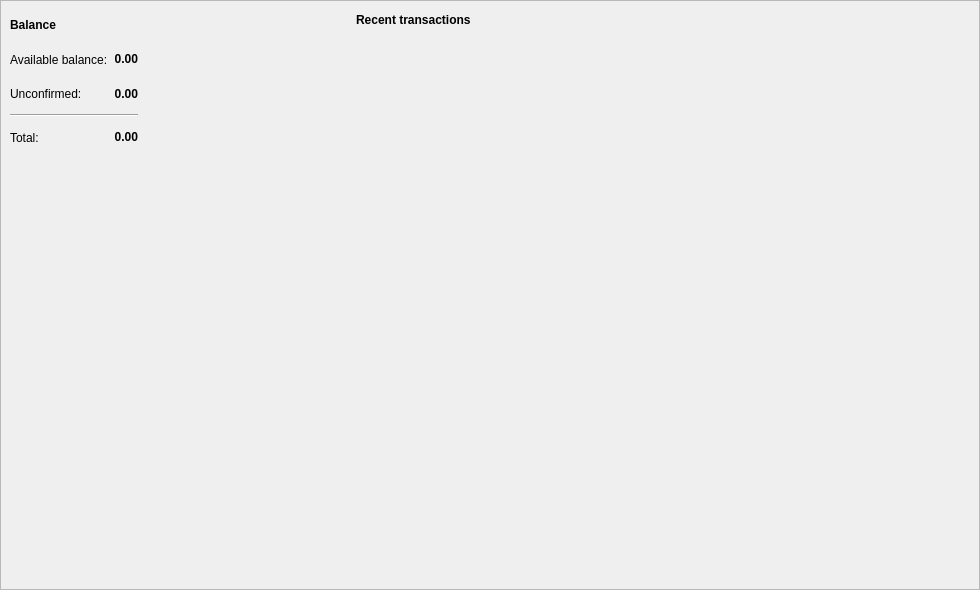
<?xml version="1.0" encoding="UTF-8"?>
<ui version="4.0">
 <class>OverviewFrame</class>
 <widget class="QFrame" name="OverviewFrame">
  <property name="geometry">
   <rect>
    <x>0</x>
    <y>0</y>
    <width>980</width>
    <height>590</height>
   </rect>
  </property>
  <property name="windowTitle">
   <string>Frame</string>
  </property>
  <property name="frameShape">
   <enum>QFrame::StyledPanel</enum>
  </property>
  <property name="frameShadow">
   <enum>QFrame::Raised</enum>
  </property>
  <layout class="QGridLayout" name="gridLayout" columnstretch="35,65">
   <property name="sizeConstraint">
    <enum>QLayout::SetDefaultConstraint</enum>
   </property>
   <property name="leftMargin">
    <number>0</number>
   </property>
   <property name="topMargin">
    <number>0</number>
   </property>
   <property name="rightMargin">
    <number>0</number>
   </property>
   <property name="bottomMargin">
    <number>0</number>
   </property>
   <property name="horizontalSpacing">
    <number>5</number>
   </property>
   <property name="verticalSpacing">
    <number>0</number>
   </property>
   <item row="0" column="0">
    <widget class="QFrame" name="m_overviewWalletFrame">
     <property name="minimumSize">
      <size>
       <width>0</width>
       <height>160</height>
      </size>
     </property>
     <property name="maximumSize">
      <size>
       <width>16777215</width>
       <height>160</height>
      </size>
     </property>
     <property name="frameShape">
      <enum>QFrame::NoFrame</enum>
     </property>
     <property name="frameShadow">
      <enum>QFrame::Raised</enum>
     </property>
     <layout class="QGridLayout" name="gridLayout_2">
      <item row="4" column="1">
       <widget class="QLabel" name="m_totalBalanceLabel">
        <property name="font">
         <font>
          <weight>75</weight>
          <bold>true</bold>
         </font>
        </property>
        <property name="text">
         <string notr="true">&lt;html&gt;&lt;head/&gt;&lt;body&gt;&lt;p align=&quot;right&quot;&gt;0.00&lt;/p&gt;&lt;/body&gt;&lt;/html&gt;</string>
        </property>
        <property name="alignment">
         <set>Qt::AlignRight|Qt::AlignTrailing|Qt::AlignVCenter</set>
        </property>
       </widget>
      </item>
      <item row="1" column="1">
       <widget class="QLabel" name="m_actualBalanceLabel">
        <property name="font">
         <font>
          <weight>75</weight>
          <bold>true</bold>
         </font>
        </property>
        <property name="text">
         <string notr="true">&lt;html&gt;&lt;head/&gt;&lt;body&gt;&lt;p align=&quot;right&quot;&gt;0.00&lt;/p&gt;&lt;/body&gt;&lt;/html&gt;</string>
        </property>
        <property name="alignment">
         <set>Qt::AlignRight|Qt::AlignTrailing|Qt::AlignVCenter</set>
        </property>
       </widget>
      </item>
      <item row="4" column="0">
       <widget class="QLabel" name="label_6">
        <property name="text">
         <string>Total:</string>
        </property>
       </widget>
      </item>
      <item row="1" column="2">
       <widget class="QLabel" name="m_tickerLabel1">
        <property name="text">
         <string notr="true"/>
        </property>
       </widget>
      </item>
      <item row="0" column="0">
       <widget class="QLabel" name="label">
        <property name="font">
         <font>
          <weight>75</weight>
          <bold>true</bold>
         </font>
        </property>
        <property name="text">
         <string>Balance</string>
        </property>
       </widget>
      </item>
      <item row="2" column="0">
       <widget class="QLabel" name="label_4">
        <property name="text">
         <string>Unconfirmed:</string>
        </property>
       </widget>
      </item>
      <item row="1" column="0">
       <widget class="QLabel" name="label_2">
        <property name="text">
         <string>Available balance:</string>
        </property>
       </widget>
      </item>
      <item row="3" column="0" colspan="2">
       <widget class="Line" name="line">
        <property name="orientation">
         <enum>Qt::Horizontal</enum>
        </property>
       </widget>
      </item>
      <item row="2" column="1">
       <widget class="QLabel" name="m_pendingBalanceLabel">
        <property name="font">
         <font>
          <weight>75</weight>
          <bold>true</bold>
         </font>
        </property>
        <property name="text">
         <string notr="true">&lt;html&gt;&lt;head/&gt;&lt;body&gt;&lt;p align=&quot;right&quot;&gt;0.00&lt;/p&gt;&lt;/body&gt;&lt;/html&gt;</string>
        </property>
        <property name="alignment">
         <set>Qt::AlignRight|Qt::AlignTrailing|Qt::AlignVCenter</set>
        </property>
       </widget>
      </item>
      <item row="4" column="2">
       <widget class="QLabel" name="m_tickerLabel3">
        <property name="text">
         <string notr="true"/>
        </property>
       </widget>
      </item>
      <item row="2" column="2">
       <widget class="QLabel" name="m_tickerLabel2">
        <property name="text">
         <string notr="true"/>
        </property>
       </widget>
      </item>
      <item row="2" column="3">
       <spacer name="horizontalSpacer_2">
        <property name="orientation">
         <enum>Qt::Horizontal</enum>
        </property>
        <property name="sizeHint" stdset="0">
         <size>
          <width>40</width>
          <height>20</height>
         </size>
        </property>
       </spacer>
      </item>
     </layout>
    </widget>
   </item>
   <item row="1" column="0" rowspan="2">
    <spacer name="verticalSpacer">
     <property name="orientation">
      <enum>Qt::Vertical</enum>
     </property>
     <property name="sizeType">
      <enum>QSizePolicy::Expanding</enum>
     </property>
     <property name="sizeHint" stdset="0">
      <size>
       <width>20</width>
       <height>425</height>
      </size>
     </property>
    </spacer>
   </item>
   <item row="0" column="1" rowspan="3">
    <widget class="QFrame" name="frame_2">
     <property name="minimumSize">
      <size>
       <width>0</width>
       <height>0</height>
      </size>
     </property>
     <property name="maximumSize">
      <size>
       <width>16777215</width>
       <height>16777215</height>
      </size>
     </property>
     <property name="frameShape">
      <enum>QFrame::NoFrame</enum>
     </property>
     <property name="frameShadow">
      <enum>QFrame::Raised</enum>
     </property>
     <layout class="QVBoxLayout" name="verticalLayout">
      <item>
       <layout class="QHBoxLayout" name="horizontalLayout">
        <item>
         <widget class="QLabel" name="label_8">
          <property name="font">
           <font>
            <weight>75</weight>
            <bold>true</bold>
           </font>
          </property>
          <property name="text">
           <string>Recent transactions</string>
          </property>
         </widget>
        </item>
        <item>
         <spacer name="horizontalSpacer">
          <property name="orientation">
           <enum>Qt::Horizontal</enum>
          </property>
          <property name="sizeHint" stdset="0">
           <size>
            <width>40</width>
            <height>20</height>
           </size>
          </property>
         </spacer>
        </item>
       </layout>
      </item>
      <item>
       <widget class="QTreeView" name="m_recentTransactionsView">
        <property name="palette">
         <palette>
          <active>
           <colorrole role="Base">
            <brush brushstyle="SolidPattern">
             <color alpha="0">
              <red>0</red>
              <green>0</green>
              <blue>0</blue>
             </color>
            </brush>
           </colorrole>
           <colorrole role="Window">
            <brush brushstyle="SolidPattern">
             <color alpha="0">
              <red>0</red>
              <green>0</green>
              <blue>0</blue>
             </color>
            </brush>
           </colorrole>
          </active>
          <inactive>
           <colorrole role="Base">
            <brush brushstyle="SolidPattern">
             <color alpha="0">
              <red>0</red>
              <green>0</green>
              <blue>0</blue>
             </color>
            </brush>
           </colorrole>
           <colorrole role="Window">
            <brush brushstyle="SolidPattern">
             <color alpha="0">
              <red>0</red>
              <green>0</green>
              <blue>0</blue>
             </color>
            </brush>
           </colorrole>
          </inactive>
          <disabled>
           <colorrole role="Base">
            <brush brushstyle="SolidPattern">
             <color alpha="0">
              <red>0</red>
              <green>0</green>
              <blue>0</blue>
             </color>
            </brush>
           </colorrole>
           <colorrole role="Window">
            <brush brushstyle="SolidPattern">
             <color alpha="0">
              <red>0</red>
              <green>0</green>
              <blue>0</blue>
             </color>
            </brush>
           </colorrole>
          </disabled>
         </palette>
        </property>
        <property name="focusPolicy">
         <enum>Qt::NoFocus</enum>
        </property>
        <property name="autoFillBackground">
         <bool>true</bool>
        </property>
        <property name="styleSheet">
         <string notr="true"/>
        </property>
        <property name="frameShape">
         <enum>QFrame::NoFrame</enum>
        </property>
        <property name="editTriggers">
         <set>QAbstractItemView::NoEditTriggers</set>
        </property>
        <property name="selectionMode">
         <enum>QAbstractItemView::NoSelection</enum>
        </property>
        <property name="rootIsDecorated">
         <bool>false</bool>
        </property>
        <property name="uniformRowHeights">
         <bool>true</bool>
        </property>
        <property name="itemsExpandable">
         <bool>false</bool>
        </property>
        <property name="headerHidden">
         <bool>true</bool>
        </property>
        <property name="expandsOnDoubleClick">
         <bool>false</bool>
        </property>
       </widget>
      </item>
     </layout>
    </widget>
   </item>
  </layout>
 </widget>
 <resources/>
 <connections/>
</ui>
